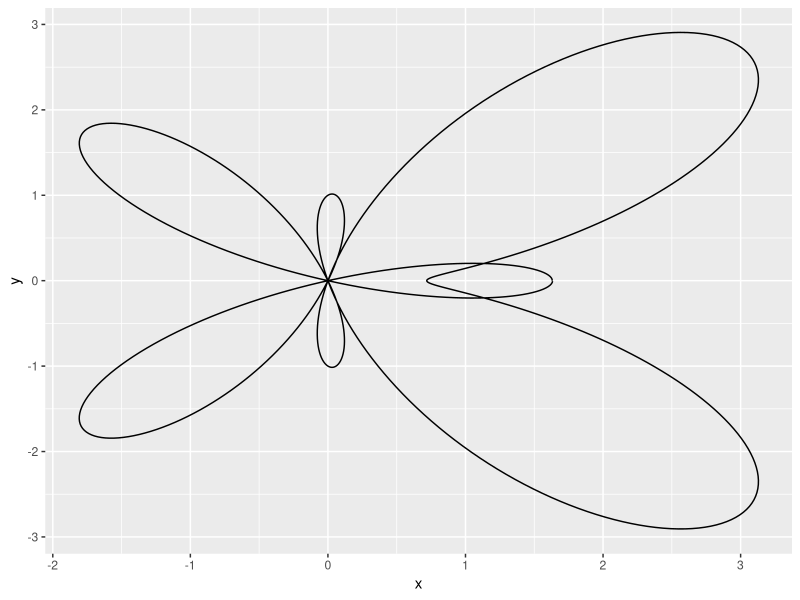
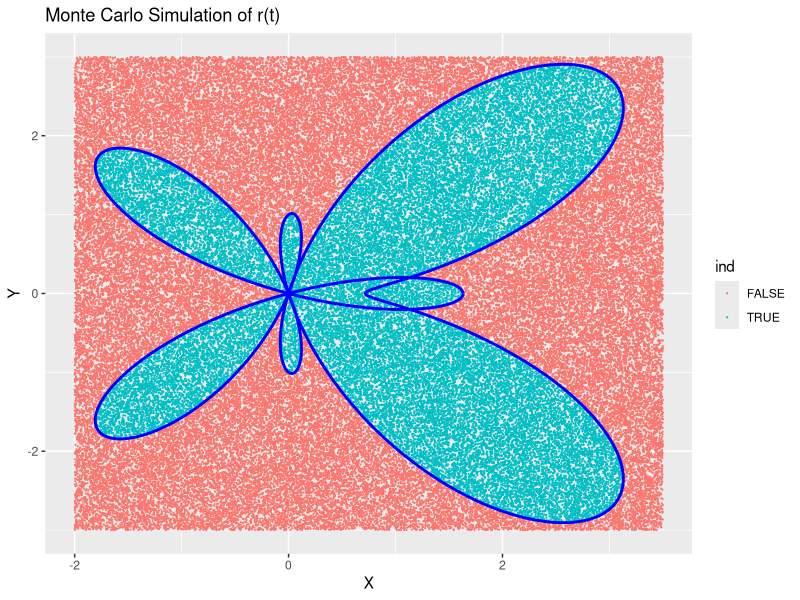
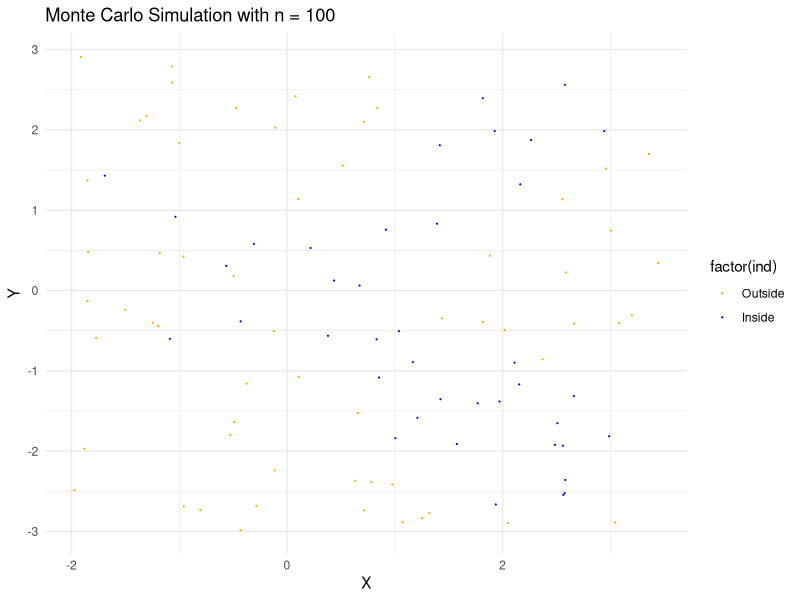
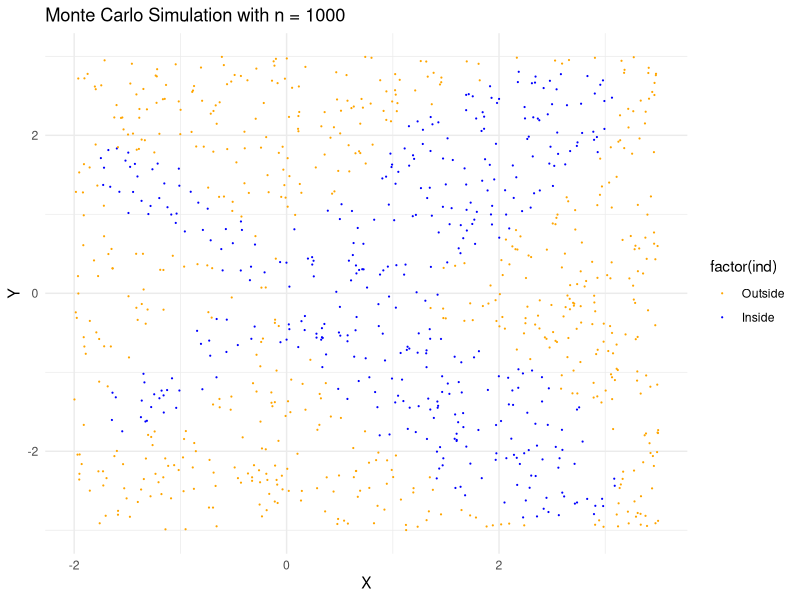
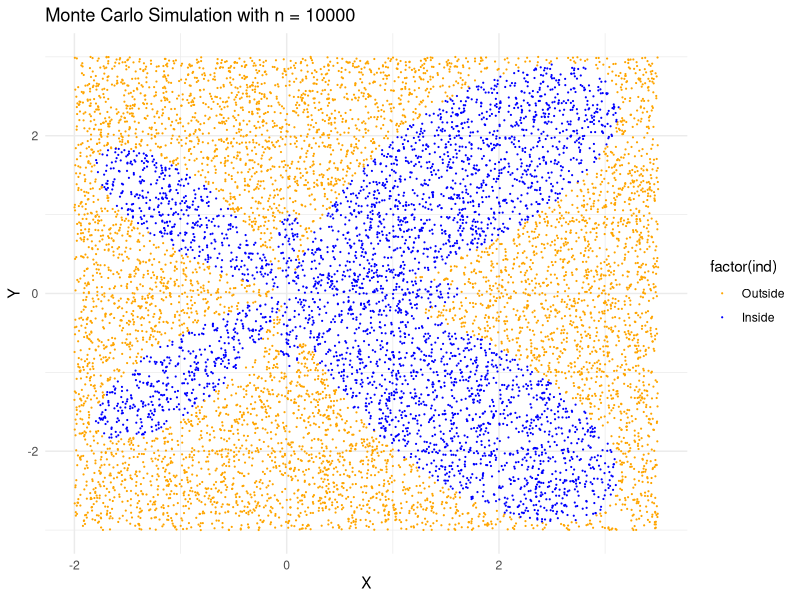
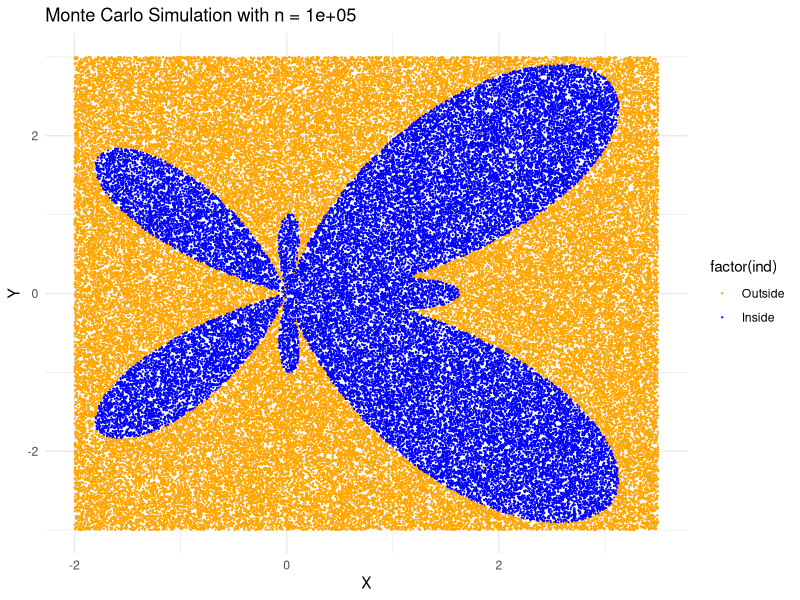

These figures' R source, in order:
## ---- chunk 1
knitr::opts_chunk$set(echo = TRUE)
## ---- chunk 2
 # Define parameters
   N <- 10000
   a <- 1
   b <- 6

   # Generate random samples and evaluate the function at these points
   x <- runif(N, min = a, max = b)
   f_x <- exp(-x^3)

   # Monte Carlo estimate of the integral
   integral_approx <- (b - a) * mean(f_x)
   integral_approx

## ---- chunk 3
# Compute the exact integral
exact_result <- integrate(function(x) exp(-x^3), lower = 1, upper = 6)
exact_result$value

## ---- chunk 4
# Define parameters
N <- 10000
lambda <- 1

# Generate random samples from the exponential distribution
y <- rexp(N, rate = lambda)

# Calculate the Monte Carlo estimate
integral_approx_infinity <- mean(exp(-(1 + y)^3) / (lambda * exp(-lambda * y)))
integral_approx_infinity
## ---- chunk 5
# Define the function
f <- function(x) exp(-x^3)

# Compute the exact integral from 1 to infinity
exact_result_infinity <- integrate(f, lower = 1, upper = Inf)
exact_result_infinity$value

## ---- chunk 6
# Define r(t)
r <- function(t) {
  exp(cos(t)) - 2 * cos(4 * t) - (sin(t / 12)^5)
}

# Generate t values and calculate corresponding x and y coordinates
t <- seq(by = 0.01, from = -pi, to = pi)
x <- r(t) * cos(t)
y <- r(t) * sin(t)

 #Plot the area enclosed by the function.
 library(ggplot2)
 ggplot()+
 geom_path(aes(x=x,y=y))

## ---- chunk 7

#generate random coordinates
 n <- 100000
 xs = runif(n, -2, 3.5)
 ys = runif(n, -3, 3)
 
 #check if it lies within the defined area
 
 inside_func <-function(x,y){
   beta <- atan2(y,x)
   rad <- sqrt(x^2 + y^2)
   
   r_beta <- r(beta)
   r_beta_pi <- r(beta + pi)
  
  return((r_beta > 0 & rad < abs(r_beta)) ||(r_beta_pi< 0& rad <abs(r_beta_pi))) 
  
 }
 
 # Indicator function for each point
 
 ind <- logical(n)
 for (i in 1:n){
   ind[i] <- inside_func(xs[i], ys[i])
 }
 
 df <- data.frame(xs, ys, ind)
 
 # Plotting using ggplot2
library(ggplot2)
ggplot() +
  geom_point(data = df, aes(x = xs, y = ys, color = ind), size = 0.1) +
  geom_path(aes(x = x, y = y), color = "blue", size = 1) +
  ggtitle("Monte Carlo Simulation of r(t)") +
  xlab("X") +
  ylab("Y")

## ---- chunk 8
# Define r(t)
r <- function(t) { 
  exp(cos(t)) - 2 * cos(4 * t) - sin(t / 12)^5
}

# Bounding box limits
x_min <- -2
x_max <- 3.5
y_min <- -3
y_max <- 3

# Bounding box area
bounding_box_area <- (x_max - x_min) * (y_max - y_min)

# Initialize the vector to store area estimations for each sample size
estimator <- numeric(4)

# Function to determine if a point lies within the defined area
inside_func <- function(x, y) {
  beta <- atan2(y, x)
  rad <- sqrt(x^2 + y^2)
  
  r_beta <- r(beta)
  r_beta_pi <- r(beta + pi)
  
  return((r_beta > 0 & rad < abs(r_beta)) || (r_beta_pi < 0 & rad < abs(r_beta_pi))) 
}

# Loop over different sample sizes (10^2, 10^3, 10^4, and 10^5)
for (i in 2:5) {
  n <- 10^i     # Sample size
  xs <- runif(n, min = x_min, max = x_max)  # Random x-coordinates
  ys <- runif(n, min = y_min, max = y_max)  # Random y-coordinates
  
  # Indicator for points within the enclosed area
  ind <- numeric(n)
  for (j in 1:n) {
    ind[j] <- inside_func(xs[j], ys[j])
  }
  
  # Calculate the percentage of points inside and the estimated area
  percentage_inside <- mean(ind)
  estimated_area <- percentage_inside * bounding_box_area
  estimator[i - 1] <- estimated_area
  
  # Print the percentage and estimated area for the current sample size
  print(paste("Sample size:", n, 
              "- Percentage Inside:", round(percentage_inside * 100, 2), 
              "% - Estimated Area:", round(estimated_area, 4)))
  
  # Create a ggplot for the current sample size, showing points inside/outside the area
  df <- data.frame(xs = xs, ys = ys, ind = ind)
  p <- ggplot() +
    geom_point(data = df, aes(x = xs, y = ys, color = factor(ind)), size = 0.1) +
    scale_color_manual(values = c("0" = "orange", "1" = "blue"), labels = c("Outside", "Inside")) +
    ggtitle(paste("Monte Carlo Simulation with n =", n)) +
    xlab("X") +
    ylab("Y") +
    theme_minimal()
  
  # Print the plot for the current sample size
  print(p)
}

# Summarize the results in a table
results <- data.frame(Sample_Size = c(10^2, 10^3, 10^4, 10^5),
                      Estimated_Area = estimator)

print(results)


